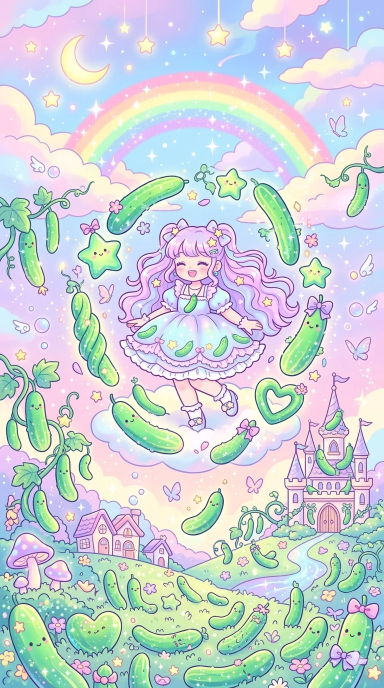
#> input picture assets/source/original_artwork.webp, 768 x 1376 px, found by its file name (shown at 1/2 size)
$ python cutout_refine.py assets/source/original_artwork.webp OUT_DIR
#> lines starting #> are read from the running program, lines starting #| are printed output that depends on the picture
"""女神さま立ち絵の背景除去（再現用スクリプト）

元画像(assets/source/original_artwork.webp)は読み取りのみ。上書きしません。

手順:
  1. 元画像から女神さま周辺をクロップ（座標は CROP_BOX）
  2. rembg の isnet-anime モデルで初期マスクを推定
  3. 線画（濃い輪郭線）で囲まれた領域ごとに、モデルのマスク平均で前景/背景を投票
     → 淡い髪の毛先や、背景色に近い髪の内側が半透明になる問題を補正
  4. 最大連結成分だけ残して、背景の雲や星のかけらを除去
  5. 縁を 1px 程度アンチエイリアスし、背景色の残留(フリンジ)を輪郭色側に寄せる

使い方:
  pip install "rembg[cpu]" scipy pillow numpy
  python tools/cutout_refine.py assets/source/original_artwork.webp OUT_DIR
出力: OUT_DIR/base.png（透過PNG・トリミング済み）, OUT_DIR/mask_model.png, OUT_DIR/mask_final.png
"""
import sys, os
import numpy as np
from PIL import Image, ImageFilter
from scipy import ndimage as ndi

CROP_BOX = (190, 360, 620, 900)   # 元画像(768x1376)上の女神さま周辺
LINE_LUMA = 150                   # これより暗い画素を線画(境界)として扱う
VOTE = 0.25                       # 領域内のモデルマスク平均がこれ以上なら前景

def main(src, out):
#> called with src = 'assets/source/original_artwork.webp', out = 'OUT_DIR'
    os.makedirs(out, exist_ok=True)
    im = Image.open(src).convert('RGB').crop(CROP_BOX)
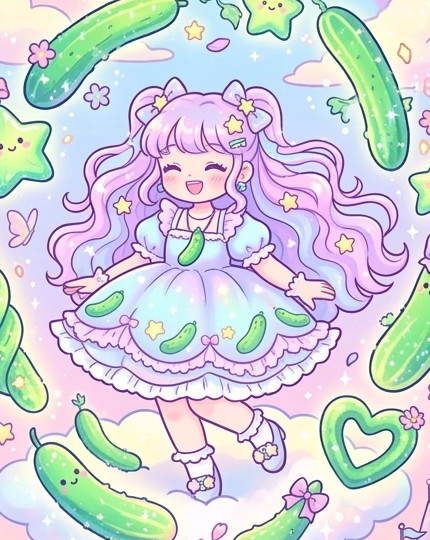
#> im: PIL image 430x540 RGB; mean R, G, B 206.3, 209.1, 216
    rgb = np.asarray(im).astype(np.float32)

    from rembg import remove, new_session
    model = remove(im, session=new_session('isnet-anime'), only_mask=True)
    model.save(os.path.join(out, 'mask_model.png'))
    m = np.asarray(model.convert('L')).astype(np.float32) / 255

    luma = rgb @ np.array([0.299, 0.587, 0.114], np.float32)
    line = ndi.binary_dilation(luma < LINE_LUMA, iterations=1)

    # 線画で区切られた領域ごとに前景/背景を投票
    lab, n = ndi.label(~line)
    idx = np.arange(1, n + 1)
    mean = ndi.mean(m, lab, idx)
    fg_lab = np.zeros(n + 1, bool); fg_lab[1:] = mean >= VOTE
    fg = fg_lab[lab]
    fg |= m > 0.85                                    # モデルが確信している所は残す

    # 前景に接する線画（輪郭線）を前景へ
    fg |= line & ndi.binary_dilation(fg, iterations=3)

    # 最大連結成分のみ（背景の雲・星・きらめきのかけらを除去）
    lab2, n2 = ndi.label(fg)
    sizes = ndi.sum(fg, lab2, range(1, n2 + 1))
    fg = lab2 == (1 + int(np.argmax(sizes)))
    fg = ndi.binary_fill_holes(fg) if FILL_HOLES else fg
    fg = ndi.binary_opening(fg, iterations=1) | (fg & (m > 0.5))  # 1px のトゲを除去

    # アンチエイリアス：わずかにぼかして、内側は不透明のまま
    a = Image.fromarray((fg * 255).astype(np.uint8)).filter(ImageFilter.GaussianBlur(0.7))
    a = np.asarray(a).astype(np.float32) / 255
    a = np.clip((a - 0.15) / 0.7, 0, 1)

    # フリンジ除去：半透明の縁の色を、内側の近い前景画素の色に置き換える
    solid = a > 0.98
    _, (iy, ix) = ndi.distance_transform_edt(~solid, return_indices=True)
    edge = (a > 0) & ~solid
    rgb2 = rgb.copy()
    rgb2[edge] = rgb[iy[edge], ix[edge]]

    outimg = Image.fromarray(np.dstack([rgb2, a * 255]).astype(np.uint8), 'RGBA')
    # 余白 PAD px を残してトリミング（キャンバスサイズはここで確定し、まばたき画像も同じサイズで作る）
    ys, xs = np.where(a > 0)
    box = (int(xs.min()) - PAD, int(ys.min()) - PAD, int(xs.max()) + 1 + PAD, int(ys.max()) + 1 + PAD)
    outimg.crop(box).save(os.path.join(out, 'base.png'), optimize=True)
    Image.fromarray((a * 255).astype(np.uint8)).crop(box).save(os.path.join(out, 'mask_final.png'))
    print('regions', n, 'fg px', int(fg.sum()), 'trim box (crop coords)', box, 'size', outimg.crop(box).size)

FILL_HOLES = False
PAD = 10

if __name__ == '__main__':
    main(sys.argv[1], sys.argv[2])
#> (the call stopped at in main, `model = remove(im, session=new_session('isnet-anime'), only_mask=True)`: rembg is not available in this run)
